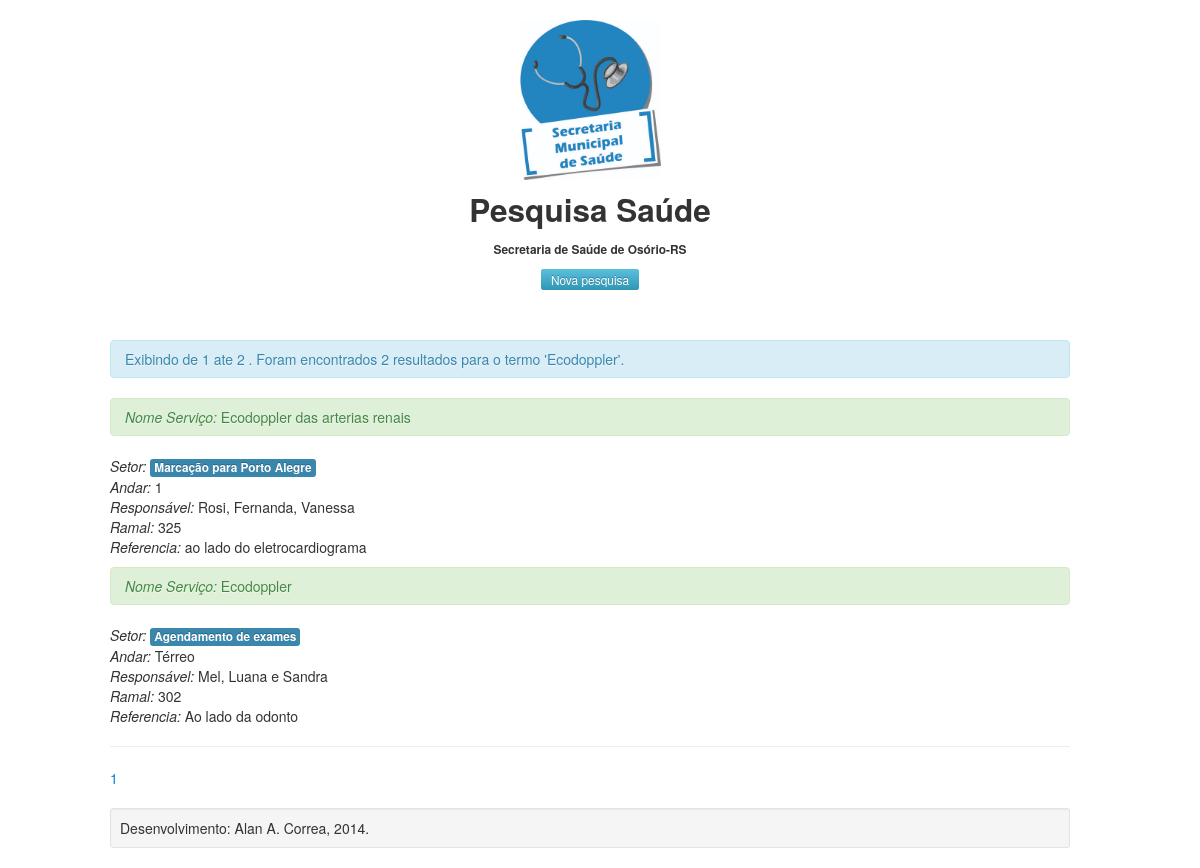
Screenshot of /buscar.php?consulta=Ecodoppler with the database file from the repository.
### tables this page shows
CREATE TABLE IF NOT EXISTS `servicos` (
  `id` int(11) NOT NULL AUTO_INCREMENT,
  `nome_servico` varchar(250) NOT NULL,
  `setor` varchar(250) NOT NULL,
  `andar` varchar(250) NOT NULL,
  `responsavel` varchar(250) NOT NULL,
  `ramal` varchar(250) NOT NULL,
  `referencia` varchar(250) NOT NULL,
  `obs` text NOT NULL,
  PRIMARY KEY (`id`)
);

### buscar.php (the view, shortened to what this page needs)
<html>
    <head>
    <head>
        <link type="text/css"href="jquery-ui-1.10.3.custom/css/ui-lightness/jquery-ui-1.10.3.custom.css" rel="stylesheet" />
        <link href="bootstrap/css/bootstrap.css" rel="stylesheet" type="text/css" />
    </head>
</head>
<body>
    <div class="container">
        <div class="row clearfix">
            <div class="col-md-12 column">
                <div class="jumbotron">
                    <center>
                        <br><img src="img/BotaoSecretariadeSaude.jpg" width="141" height="32">
                        <h2>Pesquisa Sa&uacute;de </h2>
                        <h6>Secretaria de Sa&uacute;de de Os&oacute;rio-RS</h6>
                        <center>
                            <a href="index.php" class="btn-small btn-info">Nova pesquisa</a>
                        </center>
                    </center>
                </div>
            </div>
        </div>
        <div class="row clearfix">
            <div class="col-md-2 column">
                <?php
                $_BS['PorPagina'] = 6;
                $_BS['MySQL']['servidor'] = 'localhost';
                $_BS['MySQL']['usuario'] = 'root';
                $_BS['MySQL']['senha'] = '';
                $_BS['MySQL']['banco'] = 'pesquisasaude';
                $busca = $_GET['consulta'];
                $busca = mysql_real_escape_string($busca);
                $sql = "SELECT COUNT(*) AS total FROM servicos WHERE nome_servico LIKE '%$busca%' OR '%$busca%'";
                $query = mysql_query($sql);
                $total = mysql_result($query, 0, 'total');
                $paginas = (($total % $_BS['PorPagina']) > 0) ? (int) ($total / $_BS['PorPagina']) + 1 : ($total / $_BS['PorPagina']);
                if (isset($_GET['pagina'])) {
                    $pagina = (int) $_GET['pagina'];
                } else {
                    $pagina = 1;
                }
                $pagina = max(min($paginas, $pagina), 1);
                $inicio = ($pagina - 1) * $_BS['PorPagina'];
                $sql = "SELECT * FROM servicos WHERE nome_servico LIKE '%$busca%' OR '%$busca%' ORDER BY nome_servico DESC LIMIT " . $inicio . ", " . $_BS['PorPagina'];
                $query = mysql_query($sql);
                echo " <br> <br><p><div class='alert alert-info'>Exibindo de " . min($total, ($inicio + 1)) . " ate " . min($total, ($inicio + $_BS['PorPagina'])) . " . Foram encontrados " . $total . " resultados para o termo '" . $_GET['consulta'] . "'.</div></p>";
                while ($resultado = mysql_fetch_assoc($query)) {
                    $nome_servico = $resultado['nome_servico'];
                    $setor = $resultado['setor'];
                    $andar = $resultado['andar'];
                    $responsavel = $resultado['responsavel'];
                    $ramal = $resultado['ramal'];
                    $referencia = $resultado['referencia'];
                    echo '<p>';
                    echo "<div class='alert alert-success'><i>Nome Servi&ccedil;o: </i>" . $nome_servico . "</div>";
                    echo "<i>Setor: </i> <span class='label label-info'>" . $setor . "</span><br>";
                    echo "<i>Andar: </i>" . $andar . "<br />";
                    echo "<i>Respons&aacute;vel: </i>" . $responsavel . "<br />";
                    echo "<i>Ramal: </i>" . $ramal . "<br />";
                    echo "<i>Referencia: </i>" . $referencia . "<br />";
                }
                echo '</p>';
                if ($total > 0) {
                    echo '<hr>';
                    for ($n = 1; $n <= $paginas; $n++) {
                        echo '<a href="?consulta=' . $_GET['consulta'] . '&pagina=' . $n . '">' . $n . '</a>&nbsp;&nbsp;';
                    }
                }
                echo '<br /><br />';
                ?>
            </div>
            <div class="well well-small">Desenvolvimento: Alan A. Correa, 2014.</div>
        </div>
    </div>
</body>
</html>

### rows the page displays
servicos: nome_servico "Ecodoppler das arterias renais", setor "Marcação para Porto Alegre", andar "1", responsavel "Rosi, Fernanda, Vanessa", ramal "325", referencia "ao lado do eletrocardiograma"
servicos: nome_servico "Ecodoppler", setor "Agendamento de exames", andar "Térreo", responsavel "Mel, Luana e Sandra", ramal "302", referencia "Ao lado da odonto"

### other values shown
min($total, ($inicio + 1)) "1"
min($total, ($inicio + $_BS['PorPagina'])) "2"
$total "2"
$_GET['consulta'] "Ecodoppler"
